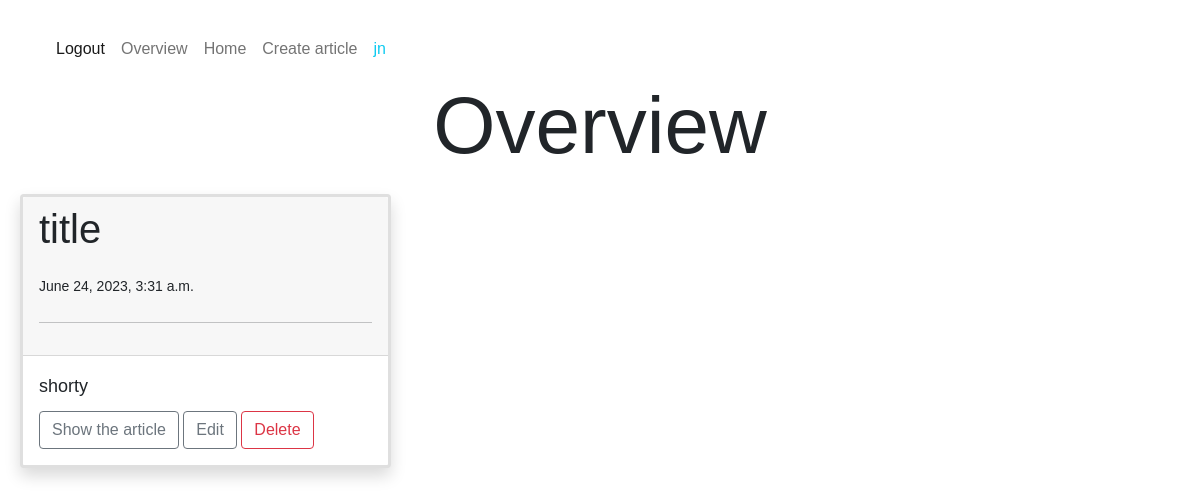
/overview/ (signed in), run on an earlier commit of the app's database.
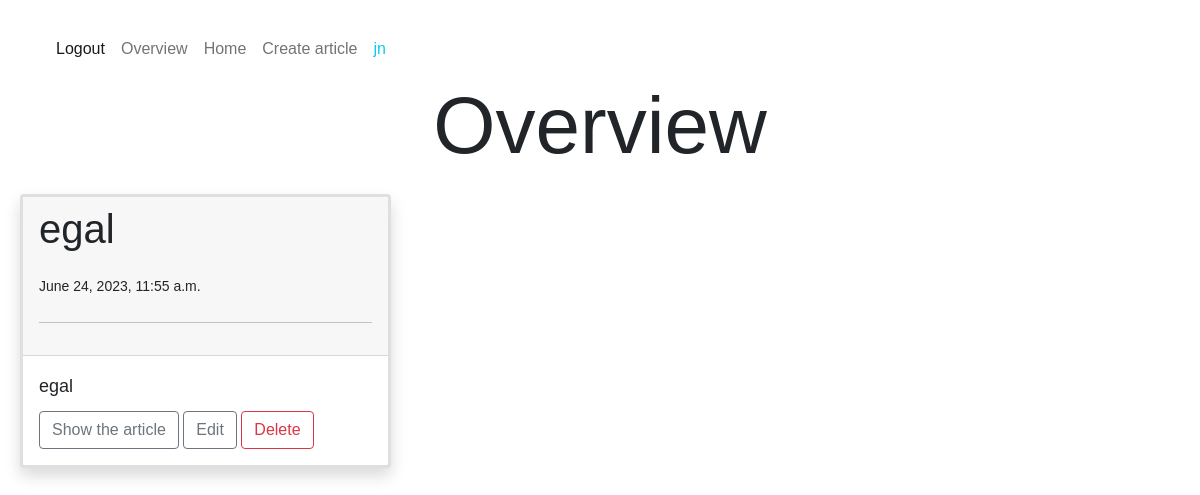
And on a later commit of the database.
### articles/models.py (models this page shows)
class Article(models.Model):
    title = models.TextField()
    content = models.TextField()
    date_created = models.DateTimeField('Article Added',blank=True, auto_now_add=True)
    summary = models.TextField('Short Description')

### articles/views.py (the view)
def articles_overview(request):
    articles = Article.objects.all()
    context = {
        'articles': articles,
    }
    template = loader.get_template('article-overview.html')
    return HttpResponse(template.render(context, request))

### templates/article-overview.html (shortened to what this page needs)
{% extends "base.html" %}
{% block content %}
    <header>
      <center>
        <h1 class="display-1">Overview</h1>
      </center>
    </header>
    <div class="row row-cols-1 row-cols-md-3 g-4" data-masonry='{"percentPosition": true }'>
        {% for article in articles %}
        <div class="col">
          <div class="card h-100 border-3 shadow">
            <div class="card-header">
              <h1 class="display-6">{{ article.title }}</h1>
              <small>{{ article.date_created }}</small>
              <hr class="my-4">
            </div>
            <div class="card-body">
              <p class="card-text">{{article.summary}}</p>
              <a href="/article/{{ article.id }}"><button type="button" class="btn btn-outline-secondary">Show the article</button></a>
              {% if user.is_staff %}
              <a href="/article-edit/{{ article.id }}" class="btn btn-outline-secondary">Edit</a>
              <button class="btn btn-outline-danger" onclick="confirmDelete('{{ article.id }}')">Delete</button>
              {% endif %}
            </div>
          </div>
        </div>
        {% endfor %}
    </div>
{% endblock %}

### templates/base.html (shortened to what this page needs)
{% load static %}
<!DOCTYPE html>
<html lang="en">
  <head>
    <link rel="stylesheet" href="https://stackpath.bootstrapcdn.com/bootstrap/4.5.2/css/bootstrap.min.css">
    <link href="https://cdn.jsdelivr.net/npm/bootstrap@5.0.2/dist/css/bootstrap.min.css" rel="stylesheet">
  </head>
      <nav class="navbar navbar-expand-lg navbar-light bg-white">
        <div class="container-fluid">
          <div class="collapse navbar-collapse" id="navbarExample01">
            <ul class="navbar-nav me-auto mb-2 mb-lg-0">
              {% if user.is_authenticated%}
              <li class="nav-item active">
                <a class="nav-link" aria-current="page" href="/logout">Logout</a>
              </li>
              {% endif %}
              <li class="nav-item">
                <a class="nav-link" href="/overview">Overview</a>
              </li>
              <li class="nav-item">
                <a class="nav-link" href="/">Home</a>
              </li>
              {% if user.is_staff %}
              <li class="nav-item">
                <a class="nav-link" href="/article/create">Create article</a>
              </li>
              {% endif %}
              {% if user.is_authenticated %}
              <li class="nav-item">
                <a class="nav-link text-info" href="">{{ user.username }}</a>
              </li>
              {% endif %}
            </ul>
          </div>
        </div>
      </nav>
  <body >
    {% block content %}
    {% endblock %}
  </body>
</html>

### templates/base.html (style rules this page uses)
body { font-family: Arial, sans-serif; line-height: 1.6; padding: 20px; max-width: 60%%; margin: 0 auto; }
h1 { font-size: 32px; margin-bottom: 20px; }
p { font-size: 18px; margin-bottom: 10px; }

What changed in the data, as far as the page shows it:
removed Article: title "title", date_created "June 24, 2023, 3:31 a.m.", summary "shorty"
added Article: title "egal", date_created "June 24, 2023, 11:55 a.m.", summary "egal"
